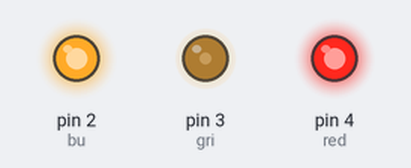
A sketch run on a simulated Arduino Uno, built with avr-gcc and run on an emulated ATmega328P. On the bench: output pins drawn as LEDs (lit = HIGH). Random numbers use the default seed unless the sketch sets one.

Above: at 0.15 s.
At 5.01 s:
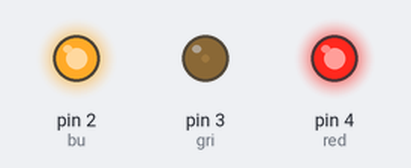
At 9.87 s:
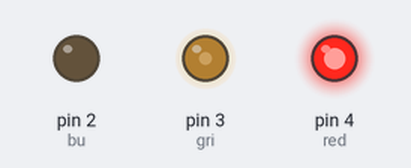
At 19.79 s:
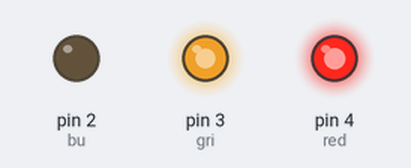
At 27.15 s:
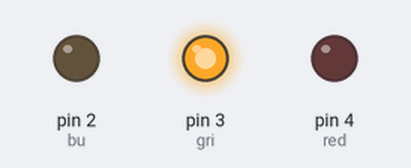
At 39.63 s:
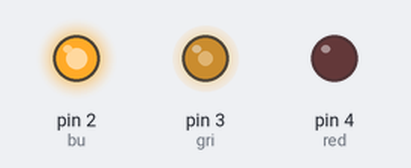
Timing chart, 0 to 40.0 s (numbered marks = the images above):
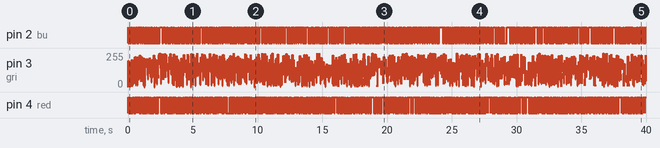

The sketch:

Led.ino
```cpp
int bu = 2;
int gri = 3;
int red = 4;

void setup() {
  pinMode(bu, OUTPUT);
  pinMode(gri, OUTPUT);
  pinMode (red,OUTPUT);

  digitalWrite(bu, LOW);
  digitalWrite(gri, LOW);
  digitalWrite(red, LOW);

}

void loop() {
   analogWrite(bu, random(255));
  analogWrite(red, random(255));
  analogWrite(gri, random(255));

   delay(25);

}
```
